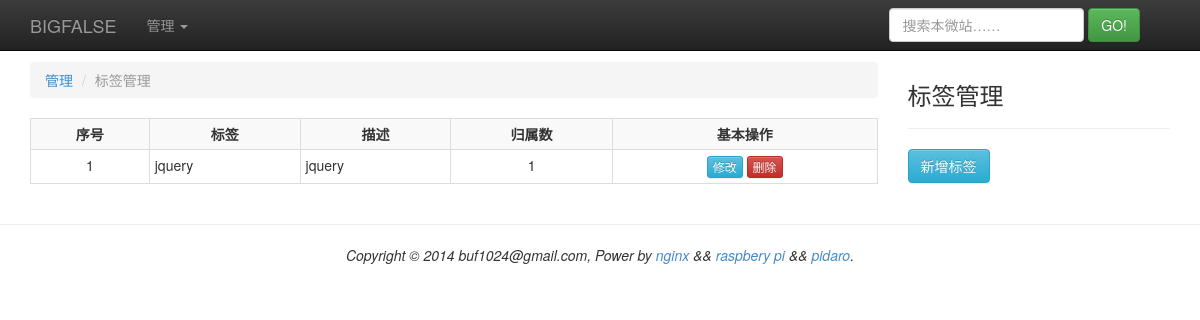
The page /manage/label (signed in) on the database as committed earlier.
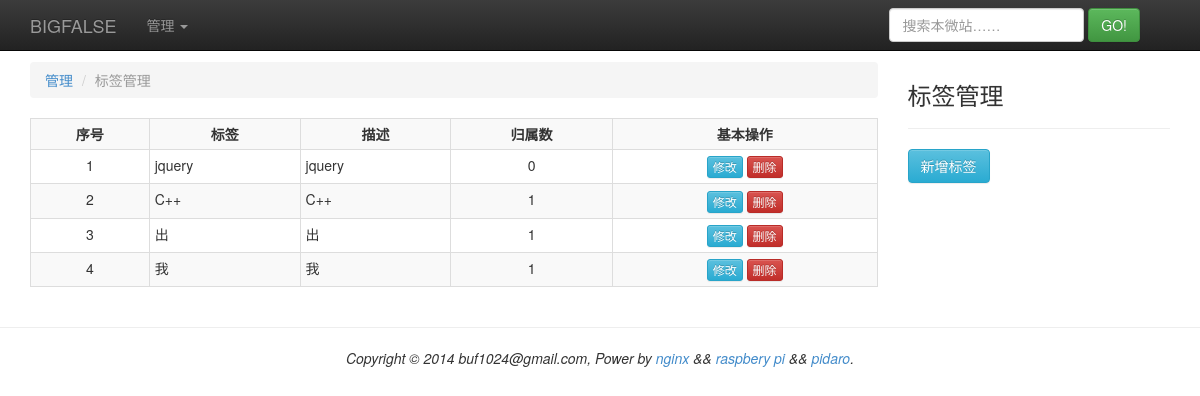
The same page on the database as committed later.
### tinylog/models.py (models this page shows, shortened)
class Label(models.Model):
    name = models.CharField(max_length = 32)
    desc = models.CharField(max_length = 512, null=True)
    create_time = models.DateTimeField()
    update_time = models.DateTimeField()

### tinylog/views.py (the view)
# urls.py: url(r'^manage/label$', 'tinylog.views.mnglabel'),
def mnglabel(req):
    r = try_redirect(req)
    if r != None:
        return r
    settings = get_settings()
    setting = settings['setting']
    d = {}
    d['extral_block'] = get_mnglabel_extral_block()
    d['header_block'] = get_header_block(setting.title + u' : 标签管理',
                                              extjs = ['/js/mnglabel.js'])
    d['nav_block'] = get_nav_block(req)
    d['content_block'] = get_mnglabel_block()
    d['footer_block'] = get_footer_block()
    t = get_template('general.html')
    c = Context(d)
    h = t.render(c)
    return HttpResponse(h)

### tinylog/util.py (called while the page is built, shortened)
def get_settings(is_force = False):
    global _g_last_time
    global _g_read_interval
    now = int(time())
    diff = now - _g_last_time
    return _g_settings

def get_header_block(webtitle, extjs = None, extcss = None):
    settings = get_settings()
    d = {}
    d['webtitle'] = webtitle
    d['mstdjss'] = settings['stdjss']
    d['mstdcss'] = settings['stdcss']
    d['mextjs'] = extjs
    d['mextcss'] = extcss
    t = get_template('header.html')
    c = Context(d)
    h = t.render(c)
    return h

def get_nav_block(req):
    settings = get_settings()
    setting = settings['setting']
    games = settings['games']
    d = {}
    d['brand'] = setting.brand
    d['games'] = games
    d['admin'] = is_admin(req)
    t = get_template('nav.html')
    c = Context(d)
    h = t.render(c)
    return h

def get_footer_block():
    settings = get_settings()
    setting = settings['setting']
    d = {}
    d['copy_info'] = setting.copy_info
    t = get_template('footer.html')
    c = Context(d)
    h = t.render(c)
    return h

def is_admin(req):
    return req.user.is_authenticated()

### template/mnglabel.html
<div class="col-md-9">
<ol class="breadcrumb">
  <li><a href="#">管理</a></li>
  <li class="active">标签管理</li>
</ol>
<table class="table table-hover table-bordered table-striped table-condensed">
  <tbody>
  <tr>
    <th class="text-center-align">序号</th>
    <th class="text-center-align">标签</th>
    <th class="text-center-align">描述</th>
    <th class="text-center-align">归属数</th>
    <th class="text-center-align">基本操作</th>
  </tr>
  {% for label in labels %}
  <tr>
    <td class="text-center-align">{{ forloop.counter }}</td>
    <td>{{ label.label.name }}</td>
    <td>{{ label.label.desc }}</td>
    <td class="text-center-align">{{ label.label_count }}</td>
    <td class="text-center-align">
      <button data="{{ label.label.id }}" class="btn btn-xs btn-info" id="mnglabel_modify_{{ label.label.id }}">修改</button>
      <button data="{{ label.label.id }}" class="btn btn-xs btn-danger" id="mnglabel_delete_{{ label.label.id }}">删除</button>
    </td>
  </tr>
  {% endfor %}
  </tbody>
</table>
</div>
<div class="col-md-3">
  <div class="bulletin">
    <h3>标签管理</h3><hr>
    <p>
      <button class="btn btn-info" id="mnglabel_new_label">新增标签</button>
    </p>
  </div>
</div>

Rows that differ between the two databases and show on the page:
computed for Label "jquery": label_count "1" → "0"
added Label: label.name "C++", label.desc "C++", label_count "1"
added Label: label.name "出", label.desc "出", label_count "1"
added Label: label.name "我", label.desc "我", label_count "1"
